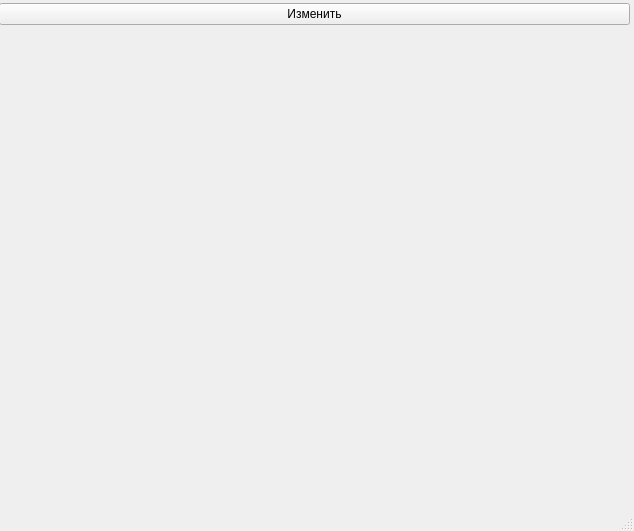
<?xml version="1.0" encoding="UTF-8"?>
<ui version="4.0">
 <class>MainWindow</class>
 <widget class="QMainWindow" name="MainWindow">
  <property name="geometry">
   <rect>
    <x>0</x>
    <y>0</y>
    <width>634</width>
    <height>531</height>
   </rect>
  </property>
  <property name="windowTitle">
   <string>MainWindow</string>
  </property>
  <widget class="QWidget" name="centralwidget">
   <widget class="QWidget" name="gridLayoutWidget">
    <property name="geometry">
     <rect>
      <x>-1</x>
      <y>-1</y>
      <width>631</width>
      <height>31</height>
     </rect>
    </property>
    <layout class="QGridLayout" name="gridLayout">
     <item row="0" column="0">
      <widget class="QPushButton" name="pushButton">
       <property name="text">
        <string>Изменить</string>
       </property>
      </widget>
     </item>
    </layout>
   </widget>
   <widget class="QWidget" name="gridLayoutWidget_2">
    <property name="geometry">
     <rect>
      <x>-1</x>
      <y>29</y>
      <width>631</width>
      <height>461</height>
     </rect>
    </property>
    <layout class="QGridLayout" name="gridLayout_2"/>
   </widget>
  </widget>
  <widget class="QMenuBar" name="menubar">
   <property name="geometry">
    <rect>
     <x>0</x>
     <y>0</y>
     <width>634</width>
     <height>21</height>
    </rect>
   </property>
  </widget>
  <widget class="QStatusBar" name="statusbar"/>
 </widget>
 <resources/>
 <connections/>
</ui>
